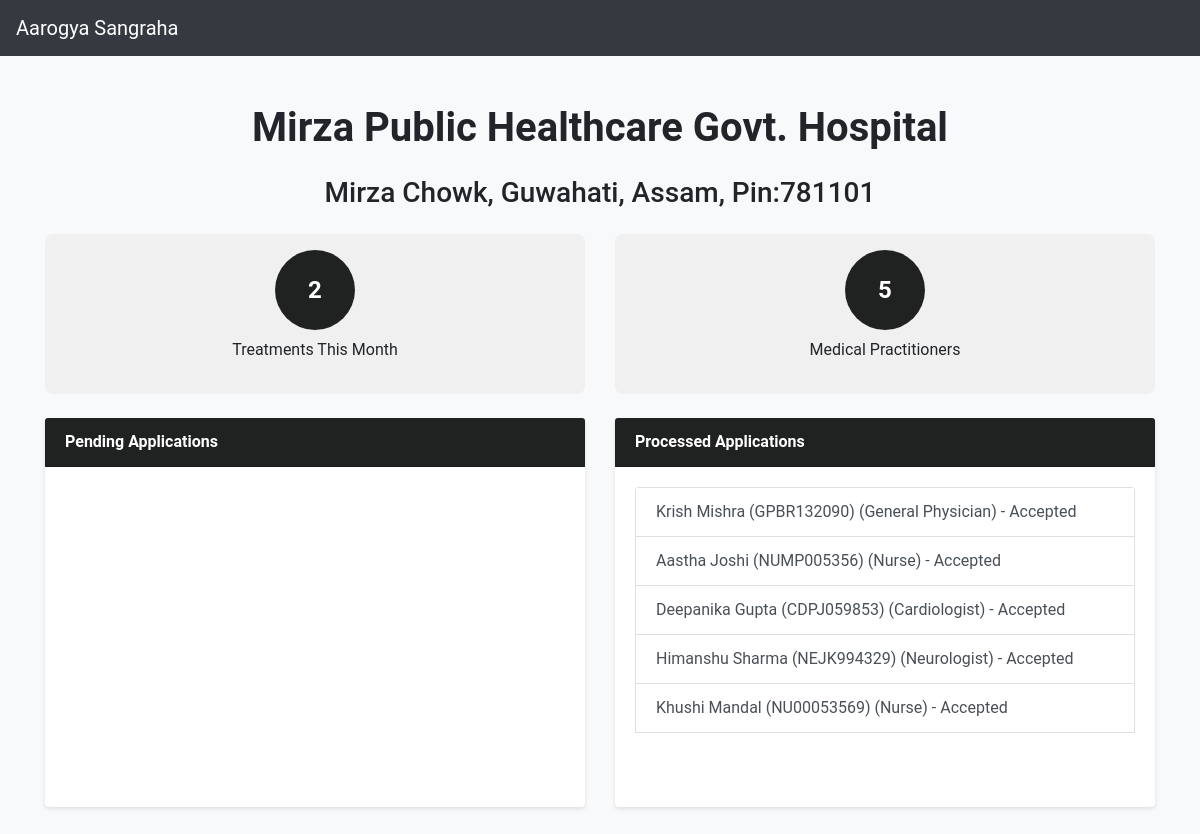
/treatment/hospitaldashboard/0000526492, run on the app's committed database.
### treatment/models.py (models this page shows, shortened)
class Hospital(models.Model):
    user=models.OneToOneField(User,on_delete=models.CASCADE)
    hospitalID = models.CharField(max_length=10,primary_key=True)
    address = models.CharField(max_length=100)
    city = models.CharField(max_length=30)
    state = models.CharField(max_length=15)
    pincode = models.CharField(max_length=6)
    status = models.CharField(max_length=20, choices=(
        ('pending', 'Pending Verification'),
        ('approved', 'Approved'),
        ('rejected', 'Rejected')
    ), default='pending')

class JobApplication(models.Model):
    medical_practitioner = models.ForeignKey(MedicalPractitioner, on_delete=models.CASCADE)
    hospital = models.ForeignKey(Hospital, on_delete=models.CASCADE)
    application_date = models.DateField(auto_now_add=True)
    experience = models.IntegerField()
    status = models.CharField(max_length=20, choices=(
        ('pending', 'Pending'),
        ('accepted', 'Accepted'),
        ('rejected', 'Rejected'),
    ), default='pending')

class MedicalPractitioner(models.Model):
    user=models.OneToOneField(User,on_delete=models.CASCADE)
    medicalID = models.CharField(max_length=10,primary_key=True)
    sex = models.CharField(max_length=1,choices=sex_c,default=None)
    date_of_birth = models.DateField()
    hospitalID = models.ForeignKey(Hospital,on_delete=models.SET_NULL,null=True,blank=True,to_field='hospitalID')
    department = models.CharField(max_length=50,choices=departments,default=None)
    status = models.CharField(max_length=21, choices=(
        ('Authorized','Authorized'),
        ('Suspended','Suspended'),
        ('Permanently Suspended','Permanently Suspended')
    ), default='Authorized')
    def __str__(self):
        return f"{self.user.first_name} {self.user.last_name} ({self.medicalID})"

### treatment/views.py (the view)
# urls.py: path('hospitaldashboard/<str:hospitalID>',views.hospital_dashboard_view,name='hospital_dashboard'),
def hospital_dashboard_view(request,hospitalID):
    hospital=models.Hospital.objects.get(hospitalID=hospitalID)
    medPracCount = models.MedicalPractitioner.objects.filter(hospitalID=hospitalID).count()
    today = datetime.date.today()
    monthlyTreatment = models.Treatment.objects.filter(hospitalID=hospitalID, date__year=today.year, date__month=today.month).count()
    job_applications = models.JobApplication.objects.filter(hospital=hospitalID)
    return render(request,'treatment/hospital_dashboard.html',{'hospital':hospital,'medPracCount':medPracCount,'monthlyTreatment':monthlyTreatment,'job_applications':job_applications})

### treatment/templates/treatment/hospital_dashboard.html (shortened to what this page needs)
{% load static %}
<!DOCTYPE html>
<html lang="en">
<head>
    <link k rel="stylesheet" href="https://cdn.jsdelivr.net/npm/bootstrap@4.6.1/dist/css/bootstrap.min.css">
    <link rel="stylesheet" href="https://cdnjs.cloudflare.com/ajax/libs/font-awesome/5.10.2/css/all.css">
    <link rel="stylesheet" href="{% static 'treatment/css/hospitalDashboard.css' %}">
    <link rel="stylesheet" href="https://cdnjs.cloudflare.com/ajax/libs/font-awesome/5.15.3/css/all.min.css">
</head>
<body>
  <nav class="navbar navbar-expand-lg navbar-dark bg-dark">
    <a class="navbar-brand" href="{% url 'home' %}">Aarogya Sangraha</a>
  </nav>
    <div class="container my-5">
        <h1 class="text-center mb-4"><strong>{{ hospital.user.first_name }} {{ hospital.user.last_name }}</strong></h1>
        <h3 class="text-center mb-4">{{ hospital.address }}, {{ hospital.city }}, {{hospital.state}}, Pin:{{hospital.pincode}}</h3>
        {% if hospital.status == 'pending' %}
            <div class="alert alert-warning text-center" role="alert">
                Your hospital is not yet verified.<br>
                Please wait for the approval by one of our administrators.
            </div>
        {% elif hospital.status == 'rejected' %}
            <div class="alert alert-danger text-center" role="alert">
                Our administrator team found some issues with your hospital.<br>
                Thus rejecting your request.<br>
                Please contact us for more information.
            </div>
        {% else %}
            <div class="row mb-4">
                <div class="col-md-6">
                    <div class="info-card">
                        <span class="circle">{{ monthlyTreatment }}</span>
                        <p class="mt-2">Treatments This Month</p>
                    </div>
                </div>
                <div class="col-md-6">
                    <a href="{% url 'treatment:hospital_medpraclist' request.user.hospital.hospitalID %}" style="text-decoration: none;color: inherit;">
                        <div class="info-card">
                            <span class="circle">{{ medPracCount }}</span>
                            <p class="mt-2">Medical Practitioners</p>
                        </div>
                    </a>
                </div>
            </div>
            <div class="row">
                <div class="col-md-6">
                    <div class="card">
                        <div class="card-header">Pending Applications</div>
                        <div class="card-body">
                            <div class="list-group scrollable-list">
                            </div>
                        </div>
                    </div>
                </div>
                <div class="col-md-6">
                    <div class="card">
                        <div class="card-header">Processed Applications</div>
                        <div class="card-body">
                            <div class="list-group scrollable-list">
                                {% for application in job_applications %}
                                    {% if application.status != 'pending' %}
                                        <a href="{% url 'treatment:process_job_application' application.id %}" class="list-group-item list-group-item-action">
                                            {{ application.medical_practitioner }} ({{ application.medical_practitioner.department }}) - {{ application.get_status_display }}
                                        </a>
                                    {% endif %}
                                {% endfor %}
                            </div>
                        </div>
                    </div>
                </div>
            </div>
        {% endif %}
    </div>
</body>
</html>

### treatment/static/treatment/css/hospitalDashboard.css (style rules this page uses)
body { font-family: Arial, sans-serif; margin: 0; padding: 0; background-color: #f2f2f2; }
.scrollable-list { list-style-type: none; padding: 0; margin: 0; height: 300px; overflow-y: auto; }

### treatment/templates/treatment/hospital_dashboard.html (style rules this page uses)
body { font-family: 'Roboto', sans-serif; background-color: #f8f9fa; }
.card { border: none; box-shadow: 0 2px 4px rgba(0, 0, 0, 0.1); }
.card-header { background-color: #202121; color: #fff; font-weight: bold; }
.info-card { text-align: center; background-color: #f0f0f0; padding: 1rem; border-radius: 8px; }
.info-card .circle { display: inline-block; width: 80px; height: 80px; line-height: 80px; border-radius: 50%; background-color: #202121; color: #fff; font-size: 1.5rem; font-weight: bold; }
.scrollable-list { max-height: 300px; overflow-y: auto; }
.scrollable-list .list-group-item { border-radius: 0; }

### data on the page
Hospital: user.first_name "Mirza Public Healthcare", user.last_name "Govt. Hospital", address "Mirza Chowk", city "Guwahati", state "Assam", pincode "781101"
JobApplication: medical_practitioner "Krish Mishra (GPBR132090)", medical_practitioner.department "General Physician", status "Accepted"
JobApplication: medical_practitioner "Aastha Joshi (NUMP005356)", medical_practitioner.department "Nurse", status "Accepted"
JobApplication: medical_practitioner "Deepanika Gupta (CDPJ059853)", medical_practitioner.department "Cardiologist", status "Accepted"
JobApplication: medical_practitioner "Himanshu Sharma (NEJK994329)", medical_practitioner.department "Neurologist", status "Accepted"
JobApplication: medical_practitioner "Khushi Mandal (NU00053569)", medical_practitioner.department "Nurse", status "Accepted"

### other printed values
{{ monthlyTreatment }} "2"
{{ medPracCount }} "5"
